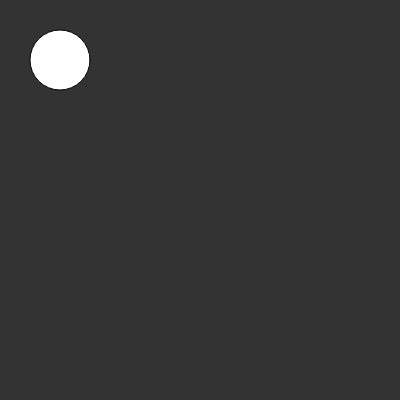
Frame 1 (no input)
Frame 60 (no input): identical to frame 1, image omitted
Frame 120 (the mouse pressed at the canvas centre since frame 60): identical to frame 1, image omitted

The p5.js sketch that drew this single still picture (run headless with seeded random() and noise() and a simulated clock; from frame 60 on, the mouse is pressed at the canvas centre):

// p5.js sketch
// ── sketch.js
//Creazione di una Variabile di tipo Circle
var circle
function setup() {
    createCanvas(400, 400)
    //Inizializzazione della variabile
    circle=new Circle(60, 60, 60)
}

function draw() {
  background(51)
  //Richiamo alla funzione show()
  circle.show()
}

// ── circle.js
//Costruttore con, come argomenti l'x, la y ed il raggio del cerchio
function Circle(x, y, r) {
  //Variabili di classe
  this.x=x
  this.y=y
  this.r=r
  //Metodo di classe
  this.show=function() {
    ellipse(this.x, this.y, this.r, this.r)
  }
}
